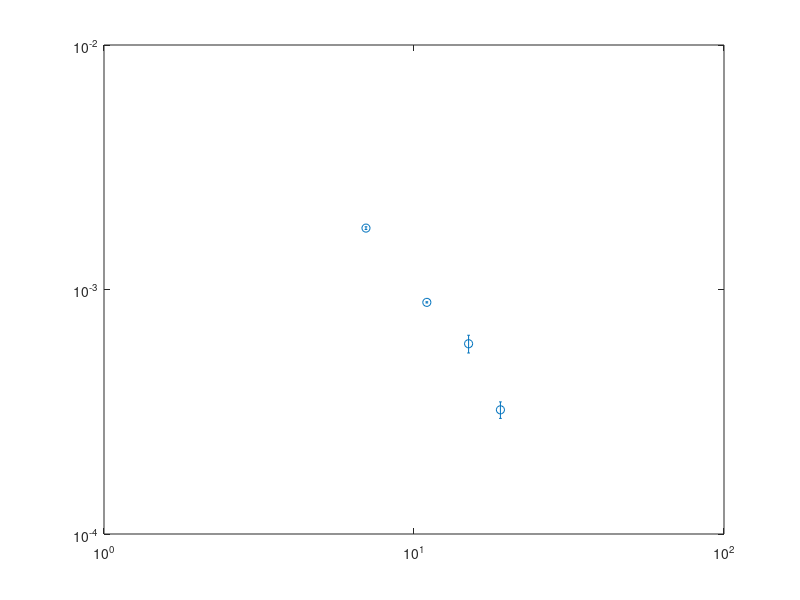

This figure's MATLAB source: (Note: this script raises an error after producing the figure.)
clear;
figure;
Lx = [16,24, 32, 40];
distance = [7, 11,  15, 19];
SC = [0.001783, 0.000886, 0.000600, 0.000322];
% SC = [0.002034, 0.000886,0.000626,  0.000504];
err = [0.000022, 0.000005, 0.000050,0.000025];
%15: 6.1e-4
% 9: 1.026e-3
h1 = errorbar(distance(1:4), SC(1:4), err(1:4),'o');hold on;
set(gca, 'XScale','log', 'YScale','log')
p = fit(log(distance([1:2,3])'),log(SC([1:2,3])'),'poly1');
fprintf('Ksc=%.5f\n',-p.p1);
x = distance(1):0.5:distance(end)+2;
fl=loglog(x,exp(p.p2)*x.^p.p1,'-.');
range=confint(p, 0.95);
fprintf('error bar of Kc = %.12f\n', (range(2,1)-range(1,1))/2);

% T=text(8,4.5e-3,['$K_{sc}=',num2str(-p.p1),'$']);
% set(T,'Interpreter','latex');set(T,'Fontsize',28);

set(gca, 'XTick', [7,11,15,19]);
set(gca,'XTickLabel',{'7','11','15','19'});
% set(gca, 'YLim', [1e-4, 2e-3]);
set(gca,'fontsize',24);
set(gca,'linewidth',1.5);
set(h1,'markersize',10);
set(get(gca,'Children'),'linewidth',3); % Set line width 1.5 pounds
xlabel('$r$','Interpreter','latex');
ylabel('$\Phi_{yy}(r)$','Interpreter','latex');
set(get(gca,'XLabel'),'FontSize',24); 
set(get(gca,'YLabel'),'FontSize',24); 

set(gca, 'Xlim', [6,20]);
set(gcf,'position',[1000,1000,450,350]);
